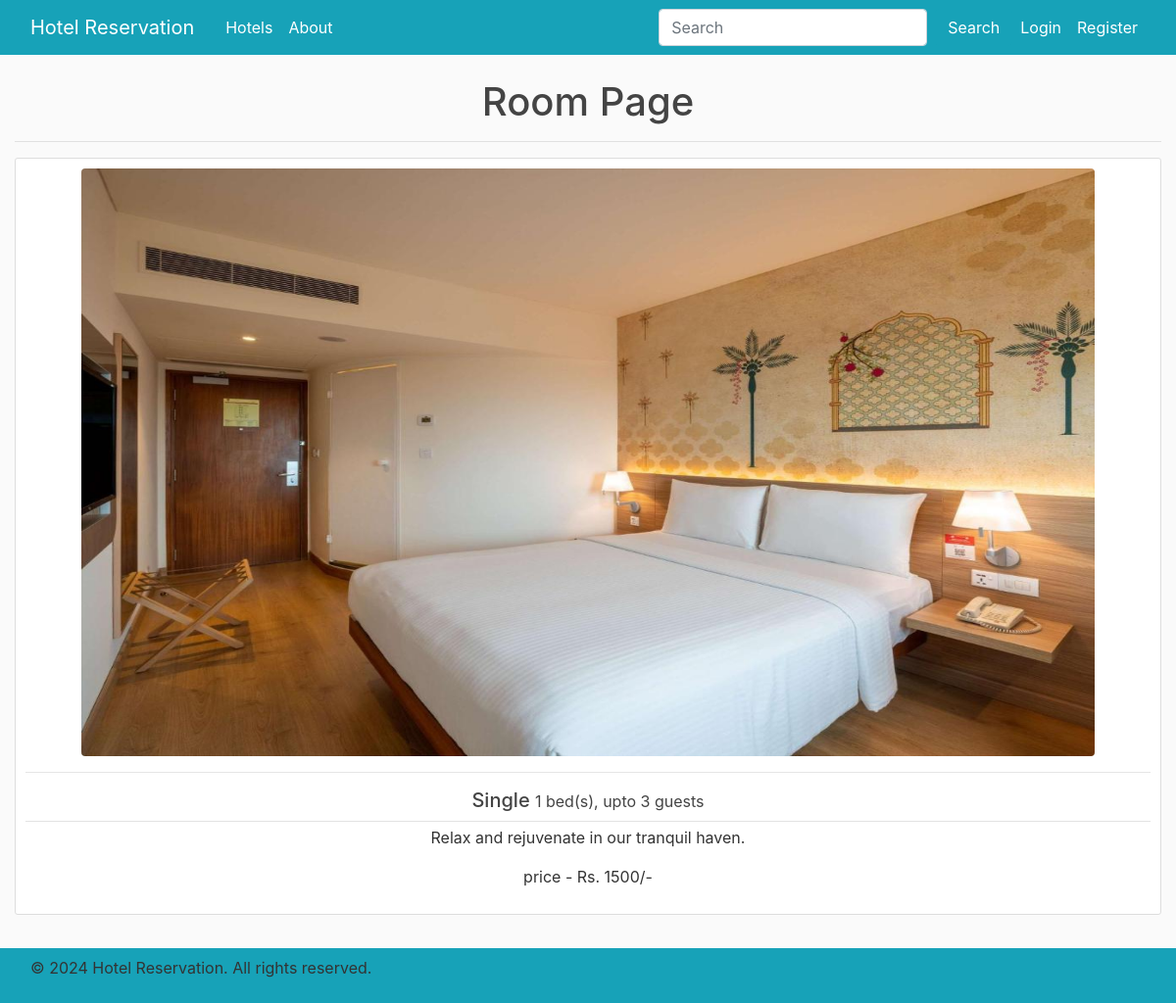
The page /room/1/ on the database its author committed.
### hotelreservation/models.py (models this page shows, shortened)
class Room(db.Model):
    id = db.Column(db.Integer, primary_key=True)
    number = db.Column(db.String(10), nullable=False)
    date_posted = db.Column(db.DateTime, nullable=False, default=datetime.utcnow)
    type = db.Column(db.String(20), nullable=False)
    description = db.Column(db.Text, nullable=False)
    image_file = db.Column(db.String(20), nullable=False, default="default.jpg")
    availability_status = db.Column(db.Boolean, nullable=False, default=True)
    price = db.Column(db.Integer, nullable=False)
    capacity = db.Column(db.Integer, nullable=False)
    hotel_id = db.Column(db.Integer, db.ForeignKey("hotel.id"), nullable=False)
    reservations = db.relationship("Reservation", backref="room", lazy="dynamic")

### hotelreservation/rooms/views.py (the view)
@rooms.route("/room/<int:room_id>/")
def room(room_id):
    room = Room.query.get_or_404(room_id)
    return render_template("room.html", title="Room", block_title="Room Page", room=room)

### hotelreservation/templates/room.html (shortened to what this page needs)
{% extends "base.html" %}
{% block content %}
    <h1>{{ block_title }}</h1><hr>
    <article class="media content-section">
        <div class="media-body">
            <div class="image-container">
                <a class="article-title" href="{{ url_for('rooms.room_reservations', room_id=room.id) }}">
                    <img class="img-fluid rounded" src="{{ url_for('static', filename='room_images/' + room.image_file) }}" alt="{{ room.name }}">
                </a>
            </div><hr>
            <div class="article-metadata">
                <h5>
                    {{ room.type }}
                    <small class="article-content">{{ room.capacity }} bed(s), upto {{ room.capacity * 3 }} guests</small>
                </h5>
            </div>
            <p class="article-content">{{ room.description }}</p>
            <p class="article-content">price - Rs. {{ room.price }}/-</p>
        </div>
    </article>
{% endblock content %}

### hotelreservation/static/main.css (style rules this page uses)
body { background: #fafafa; color: #333333; margin-top: 5rem; margin-bottom: 5rem; }
.container img { width: 90%; height: 600px; text-align: center; }
h1, h2, h3, h4, h5, h6 { color: #444444; }
.content-section { background: #ffffff; padding: 10px 10px; border: 1px solid #dddddd; border-radius: 3px; margin-bottom: 10px; }
.article-title { color: #444444; }
.article-content { white-space: pre-line; }
.article-metadata { padding-bottom: 1px; margin-bottom: 4px; border-bottom: 1px solid #e3e3e3 }

### rows shown on the page
Room: image_file (picture), type "Single", capacity "1", room.capacity*3 "3", description "Relax and rejuvenate in our tranquil haven.", price "1500"

### other values the page prints
{{ block_title }} "Room Page"
